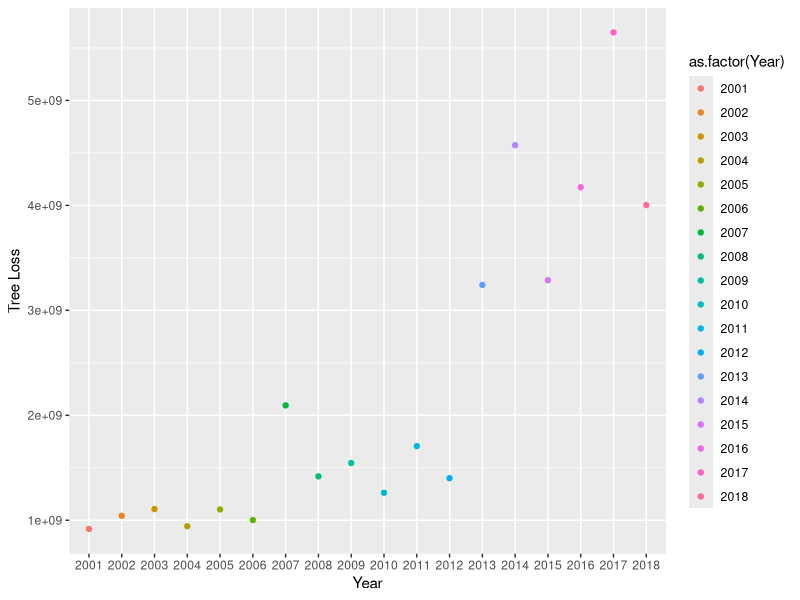
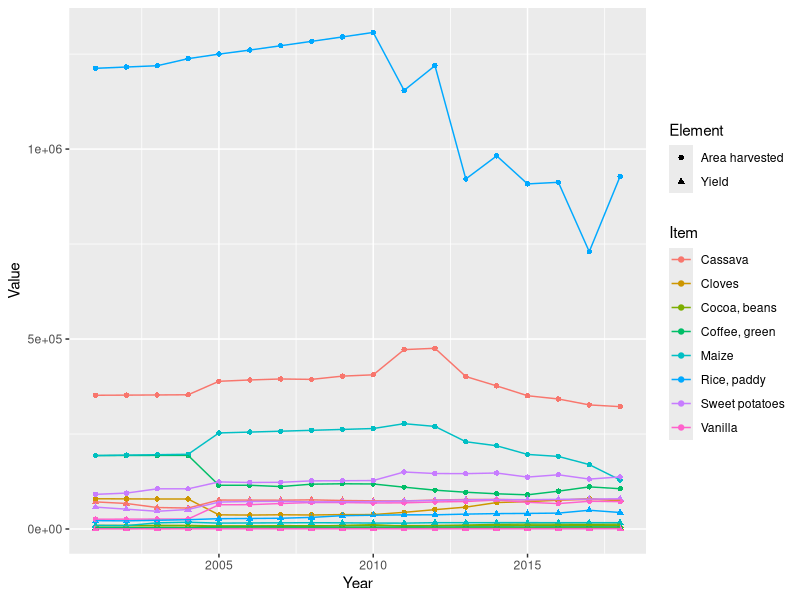
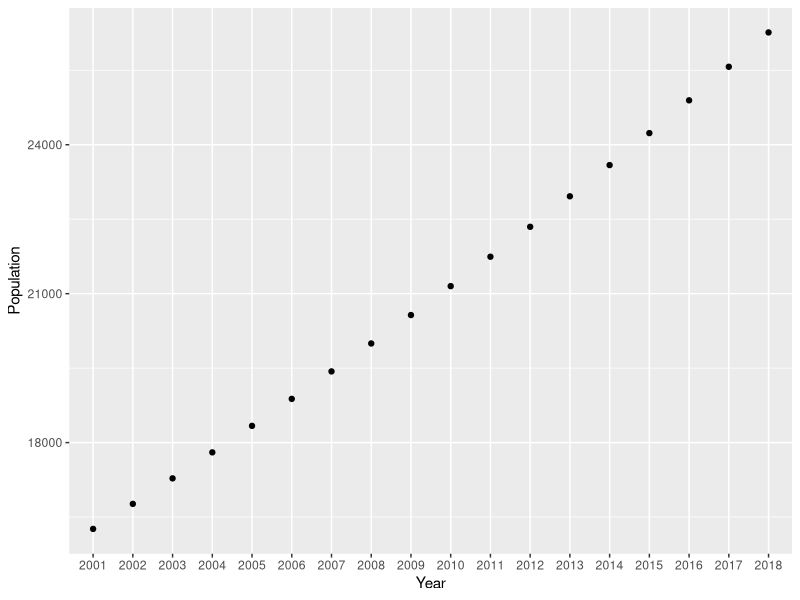
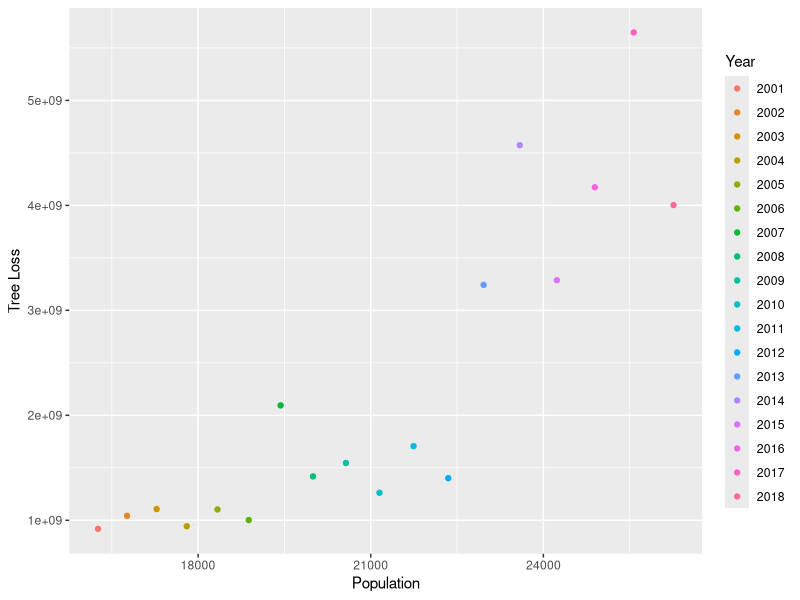
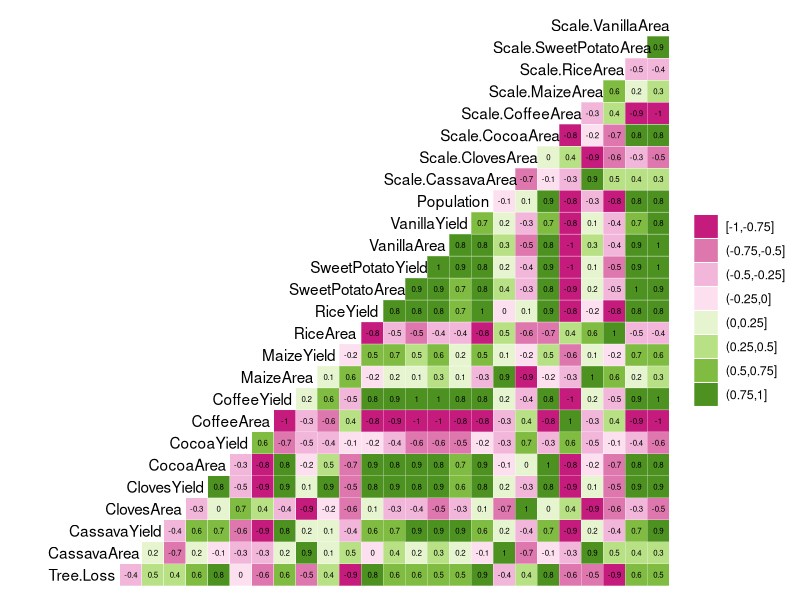
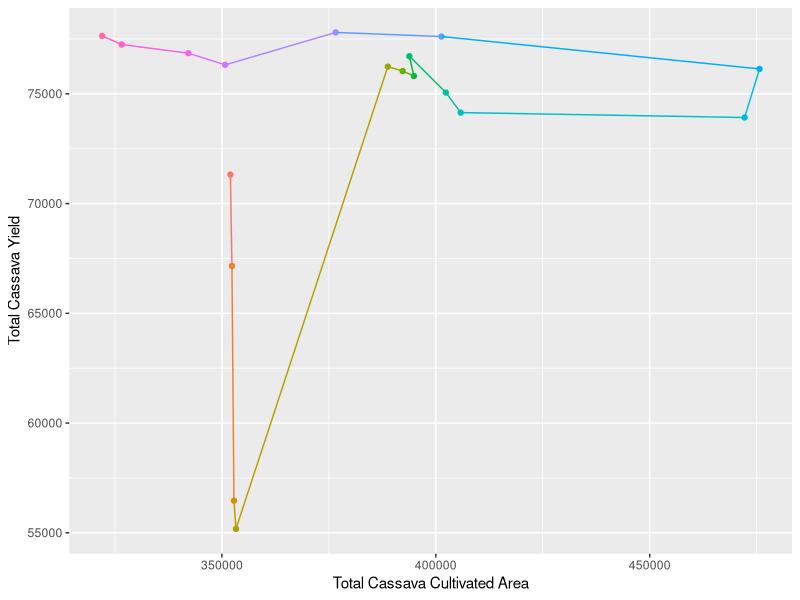
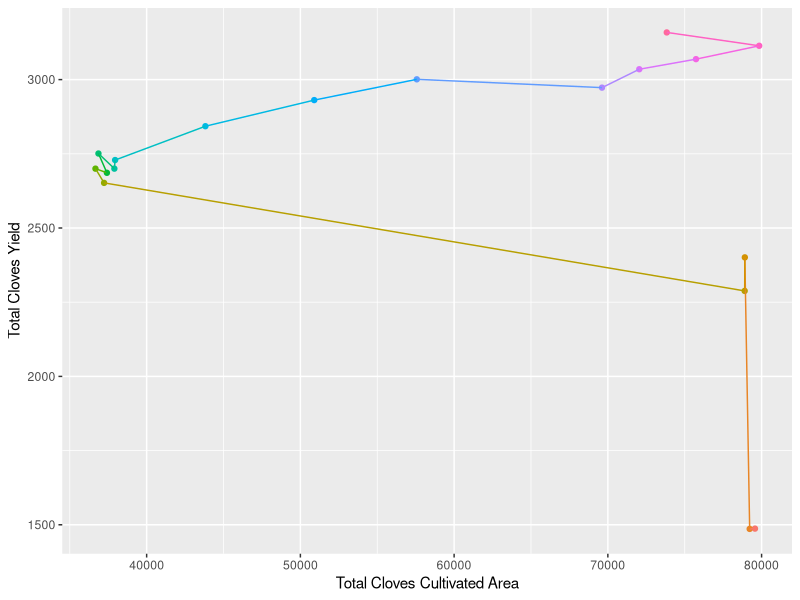
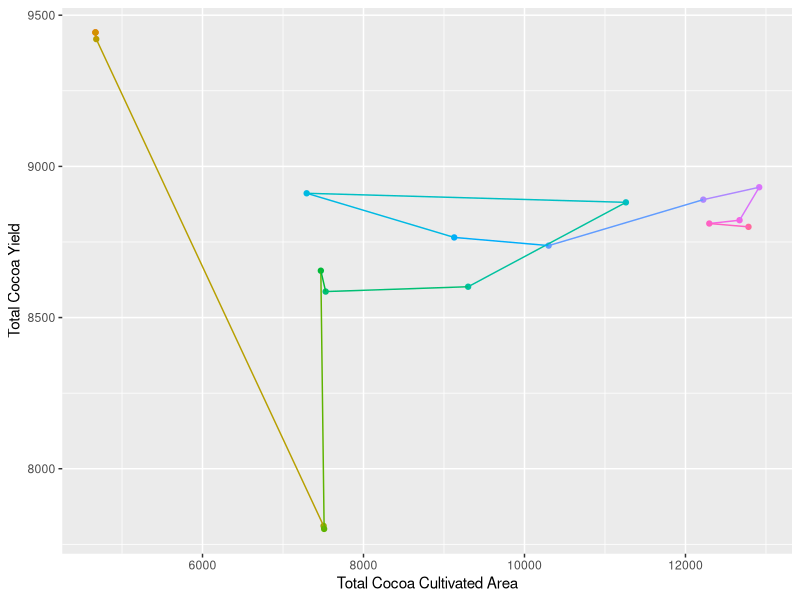

Write R code to recreate these figures, in order. (Note: this script raises an error after producing the figures.)
## ---- chunk 1
knitr::opts_chunk$set(echo = TRUE)
## ---- chunk 2
getwd()
library(tidyverse)
library(ggridges)
library(corrplot)
library(ggplot2)
library(GGally)
library(cowplot)
library(ggpubr)
FullData <- read.csv("../ProcessedData/FullData.csv")
CropData <- read.csv("../RawData/CropData.csv")
## ---- chunk 3
FullData$Year <-as.factor(FullData$Year)

TreeLossByYear <- ggplot(FullData, aes(x = Year, y = Tree.Loss, color = as.factor(Year) )) + 
  geom_point() +
  xlab("Year") +
  ylab("Tree Loss")
TreeLossByYear

## ---- chunk 4
CropPlot <- 
  ggplot(CropData, aes(x = Year, y = Value, shape = Element, color = Item)) +
  geom_point() +
  geom_path()
print(CropPlot)

Scale.CassavaArea <- scale(FullData$CassavaArea)
Scale.ClovesArea <- scale(FullData$ClovesArea)
Scale.CocoaArea <- scale(FullData$CocoaArea)
Scale.CoffeeArea <- scale(FullData$CoffeeArea)
Scale.MaizeArea <- scale(FullData$MaizeArea)
Scale.RiceArea <- scale(FullData$RiceArea)
Scale.SweetPotatoArea <- scale(FullData$SweetPotatoArea)
Scale.VanillaArea <- scale(FullData$VanillaArea)

FullData$Scale.CassavaArea <- Scale.CassavaArea
FullData$Scale.ClovesArea <- Scale.ClovesArea
FullData$Scale.CocoaArea <- Scale.CocoaArea
FullData$Scale.CoffeeArea <- Scale.CoffeeArea
FullData$Scale.MaizeArea <- Scale.MaizeArea
FullData$Scale.RiceArea <- Scale.RiceArea
FullData$Scale.SweetPotatoArea <- Scale.SweetPotatoArea
FullData$Scale.VanillaArea <- Scale.VanillaArea



## ---- chunk 5
PopulationByYear <- 
  ggplot(FullData, aes(x = Year, y = Population)) + 
  geom_point() +
  xlab("Year") +
  ylab("Population") 
PopulationByYear

PopulationByTreeLoss <- ggplot(FullData, aes(x = Population, y = Tree.Loss, color = Year )) + 
  geom_point() +
  xlab("Population") +
  ylab("Tree Loss")
PopulationByTreeLoss
## ---- chunk 6
correlation <- ggcorr(FullData, nbreaks = 8, digits = 2, label = TRUE, label_size = 2, hjust = .9, layout.exp = 4, palette = "PiYG")
print(correlation)

## ---- chunk 7
CassavaPlot <- ggplot(FullData, aes(x = CassavaArea, y = CassavaYield, color= Year, group = 1)) + 
  geom_point() + theme(legend.position="none") +
  geom_path() +
  labs(x = "Total Cassava Cultivated Area", y = "Total Cassava Yield")
CassavaPlot

ClovesPlot <- ggplot(FullData, aes(x = ClovesArea, y = ClovesYield, color= Year, group = 1)) + 
  geom_point() + theme(legend.position="none") +
  geom_path() +
  labs(x = "Total Cloves Cultivated Area", y = "Total Cloves Yield")
ClovesPlot

CocoaPlot <- ggplot(FullData, aes(x = CocoaArea, y = CocoaYield, color= Year, group = 1)) + 
  geom_point() + theme(legend.position="none") +
  geom_path() +
  labs(x = "Total Cocoa Cultivated Area", y = "Total Cocoa Yield")
CocoaPlot

CoffeePlot <- ggplot(FullData, aes(x = CoffeeArea, y = CoffeeYield, color= Year, group = 1)) + 
  geom_point() + theme(legend.position="none") +
  geom_path() +
  labs(x = "Total Coffee Cultivated Area", y = "Total Coffee Yield")
CoffeePlot #very clear example of increased agricultural intensity over time less area needed to create higher yield

MaizePlot <- ggplot(FullData, aes(x = MaizeArea, y = MaizeYield, color= Year, group = 1)) + 
  geom_point() + theme(legend.position="none") +
  geom_path() +
  labs(x = "Total Maize Cultivated Area", y = "Total Maize Yield")
MaizePlot

RicePlot <- ggplot(FullData, aes(x = RiceArea, y = RiceYield, color= Year, group = 1)) + 
  geom_point() + theme(legend.position="none") +
  geom_path() +
  labs(x = "Total Rice Cultivated Area", y = "Total Rice Yield")
RicePlot #really interesting pattern of increased agricultural intensity - showing learning curve over time 

SweetPotatoPlot <- ggplot(FullData, aes(x = SweetPotatoArea, y = SweetPotatoYield, color= Year, group = 1)) + 
  geom_point() + theme(legend.position="none") +
  geom_path() +
  labs(x = "Total Sweet Potato Cultivated Area", y = "Total Sweet Potato Yield")
SweetPotatoPlot #shows opposite trend - relationship between area and yield appears to remain constant throughout years

VanillaPlot <- ggplot(FullData, aes(x = VanillaArea, y = VanillaYield, color= Year, group = 1)) + 
  geom_point() + theme(legend.position="none") +
  geom_path() +
  labs(x = "Total Vanilla Cultivated Area", y = "Total Vanilla Yield")
VanillaPlot #shows huge jump in vanilla yield around 2005, then yield and area seem to stabilize (indicating some sort of carryign capacity)



## ---- chunk 8
CassavaIntensity <- FullData$CassavaYield/FullData$CassavaArea
ClovesIntensity <- FullData$ClovesYield/FullData$ClovesArea
CocoaIntensity <- FullData$CocoaYield/FullData$CocoaArea
CoffeeIntensity <- FullData$CoffeeYield/FullData$CoffeeArea
MaizeIntensity <- FullData$MaizeYield/FullData$MaizeArea
RiceIntensity <- FullData$RiceYield/FullData$RiceArea
SweetPotatoIntensity <- FullData$SweetPotatoYield/FullData$SweetPotatoArea
VanillaIntensity <- FullData$VanillaYield/FullData$VanillaArea

## ---- chunk 9
FullData$CassavaIntensity <- CassavaIntensity
FullData$ClovesIntensity <- ClovesIntensity
FullData$CocoaIntensity <- CocoaIntensity
FullData$CoffeeIntensity <- CoffeeIntensity
FullData$MaizeIntensity <- MaizeIntensity
FullData$RiceIntensity <- RiceIntensity
FullData$SweetPotatoIntensity <- SweetPotatoIntensity
FullData$VanillaIntensity <- VanillaIntensity

## ---- chunk 10

ggplot(FullData) +
    geom_point(aes(x = Year, y = CassavaIntensity, color = "Cassava")) + 
    geom_point(aes(x = Year, y = ClovesIntensity, color = "Cloves")) +
    geom_point(aes(x = Year, y = CocoaIntensity, color = "Cocoa")) +
    geom_point(aes(x = Year, y = CoffeeIntensity, color = "Coffee")) +
    geom_point(aes(x = Year, y = MaizeIntensity, color = "Maize")) +
    geom_point(aes(x = Year, y = RiceIntensity, color = "Rice")) +
    geom_point(aes(x = Year, y = SweetPotatoIntensity, color = "Sweet Potato")) +
    geom_point(aes(x = Year, y = VanillaIntensity, color = "Vanilla")) +
    geom_path(aes(x = Year, y = CassavaIntensity, color = "Cassava", group = 1)) + 
    geom_path(aes(x = Year, y = ClovesIntensity, color = "Cloves", group = 2)) +
    geom_path(aes(x = Year, y = CocoaIntensity, color = "Cocoa", group = 3)) +
    geom_path(aes(x = Year, y = CoffeeIntensity, color = "Coffee", group = 4)) +
    geom_path(aes(x = Year, y = MaizeIntensity, color = "Maize", group = 5)) +
    geom_path(aes(x = Year, y = RiceIntensity, color = "Rice", group = 6)) +
    geom_path(aes(x = Year, y = SweetPotatoIntensity, color = "Sweet Potato", group = 7)) +
    geom_path(aes(x = Year, y = VanillaIntensity, color = "Vanilla", group = 8)) +
    #geom_point(aes(x = Year, y = Scale.Forest, color = "Scaled Forest Loss")) +
    geom_line(aes(x = Year, y = Scale.Forest, color = " Scaled Forest Loss", group = 9)) +
  labs(x = "Year", y = "Yield per Area") 

    

## ---- chunk 11
BigPlot <- ggarrange(CassavaPlot, ClovesPlot, CocoaPlot, CoffeePlot, MaizePlot, RicePlot, SweetPotatoPlot, VanillaPlot, nrow = 4, ncol = 2, common.legend = T, legend = "right", labels = c("A", "B", "C", "D", "E", "F", "G", "H"), label.x = 0.22, label.y = 0.4)
print(BigPlot)
## ---- chunk 12
#Crops
hist(CassavaIntensity)
hist(ClovesIntensity)
hist(CocoaIntensity)
hist(CoffeeIntensity)
hist(MaizeIntensity)
hist(RiceIntensity)
hist(SweetPotatoIntensity)
hist(VanillaIntensity)
#Not exactly normal but good enough to move forward with linear regression

#Population
hist(FullData$Population)
#Not exactly normal but need to scale 
Scale.Pop <- scale(FullData$Population)
FullData$Scale.Pop <- Scale.Pop

#Forest Loss
hist(FullData$Tree.Loss)
Scale.Forest <- scale(FullData$Tree.Loss)
FullData$Scale.Forest <- Scale.Forest

hist(FullData$Tree.Loss)
Log.Forest <- log(Tree.Loss)
hist(Log.Forest)
FullData$Log.Forest <- Log.Forest


## ---- chunk 13
write.csv(FullData, row.names = FALSE, file = "../ProcessedData/FullData.csv")
